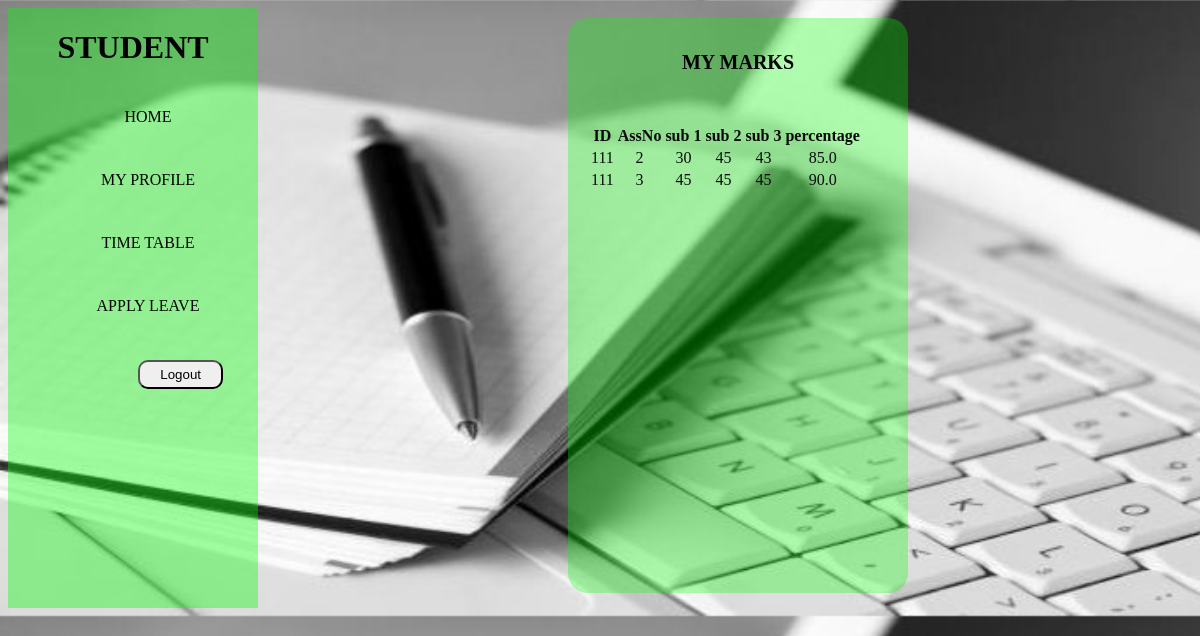
The app's page /view_mymark (signed in) with its own data.
### attapp/models.py (models this page shows)
class mark(models.Model):
    stid_id=models.IntegerField()
    assno=models.IntegerField()
    sub1=models.IntegerField()
    sub2=models.IntegerField()
    sub3=models.IntegerField()
    percentage=models.FloatField()

### attapp/views.py (the view)
# urls.py: path('view_mymark',views.mymark,name='view_student_marks'),
def mymark(request):
    qr=mark.objects.filter(stid_id=request.session['id'])
    return render(request,'view_student_marks.html',{'rs':qr})

### attapp/templates/view_student_marks.html (shortened to what this page needs)
<!DOCTYPE html>
<html>
<head>
{% load static %}
<link rel="stylesheet"  href="{% static 'css/style.css'%}">
</head>
<body class="bd">
        <div style="display: inline-flex">
            <div class="b">
                <h1>STUDENT</h1>
                <ul>
                    <li><a href="{% url 'student_home' %}"> HOME</a></li>
                    <li><a href="#">MY PROFILE</a>
                    </li>
                    <li><a href="{% url 'timetablestudent' %}">TIME TABLE</a></li>
                    <li><a href="{% url 'student_applyleave' %}">APPLY LEAVE</a></li>
                    <li><form action="{% url 'logout' %}" method="post">
                             <input type="submit" value="Logout" name="logout" class="sbm" >
                        </form>
                    </li>
                </ul>
            </div>
            <div class="form">
                <h1> MY MARKS</h1><br><br>
                <table style="color:rgb(10, 10, 10)" >
                    <thead>
                        <tr>
                            <th>ID</th>
                            <th>AssNo</th>
                            <th>sub 1</th>
                            <th>sub 2</th>
                            <th>sub 3</th>
                            <th>percentage</th>
                        </tr>
                    </thead>
                    <tbody>
                        {% if rs %}
                        {% for i in rs %}
                        <tr>
                            <td> {{i.stid_id}}</td>
                            <td>{{i.assno}}</td>
                            <td>{{i.sub1}}</td>
                            <td>{{i.sub2}}</td>
                            <td>{{i.sub3}}</td>
                            <td>{{i.percentage}}</td>
                        </tr>
                        {%endfor %}
                        {%endif %}
                    </tbody>
                </table>
            </div>
        </div>
</body>
</html>

### attapp/static/css/style.css (style rules this page uses)
.bd { background-image:url("../img/log2.jpeg"); background-size:cover; }
.b { width:250px; height:600px; background-color:rgba(0, 255, 0, 0.37); text-align:center; }
.b ul { display:block; list-style-type:none; }
.b ul li { width:150px; padding:20px; border-radius:20px; margin:5px; }
.b ul li a { text-decoration:none; color:black; }
.form { width:300px; height:535px; position:relative; left:300px; text-align:center; padding:20px; margin:10px; background-color:rgba(0,255,0,.3); border-radius:20px; }
.form h1 { font-size:20px; }
.sbm { padding:5px 20px; float:right; border-radius:10px; }

### records on screen
mark: stid_id "111", assno "2", sub1 "30", sub2 "45", sub3 "43", percentage "85.0"
mark: stid_id "111", assno "3", sub1 "45", sub2 "45", sub3 "45", percentage "90.0"
